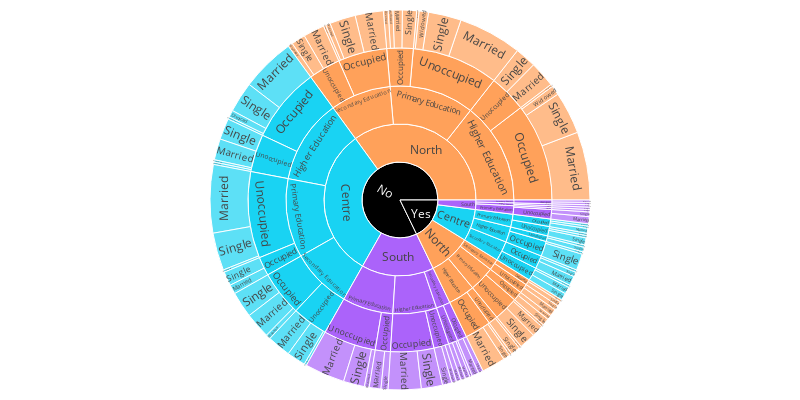

Notebook code for this chart:
### Markdown cell above
Another nice plot for visualizing categorical variables is the sunburst plot [[55]](https://plotly.com/python/sunburst-charts/) [[56]](https://python-charts.com/part-whole/sunburst-plotly/?utm_content=cmp-true) [[57]](https://plotly.com/python/setting-graph-size/). A sunburst plot provides a hierarchical view of data, representing nested categories with concentric circles. Each circle segment corresponds to a category, and the size of each segment reflects its proportion within the overall data. This type of plot is particularly useful for illustrating the relationships and compositions within categorical data, offering an insightful and visually appealing way to explore complex hierarchies. Sunburst plots are valuable for conveying both the distribution and the hierarchical structure of categorical variables in a single, intuitive visualization. The sunburst has been geenrated with the plotly library.

### Code cell
# Create a sunburst plot for violence against women dataset
fig = px.sunburst(
    violence_against_women_dataset, 
    path=['ViolenceOccurred', 'AreaOfResidence', 'Education level', 'Professional Status', 'Marital Status'],  # Hierarchy of categories
    color='AreaOfResidence',  # Color variable for differentiating segments
    color_discrete_map={'(?)': 'black', 'Lunch': 'gold', 'Dinner': 'darkblue'},  # Custom color mapping for specific values
    width=800, height=400  # Set the width and height of the plot
)

# Update layout for better appearance by adjusting margins
fig.update_layout(margin=dict(l=10, r=10, b=10, t=10))

# Show the sunburst plot
fig.show()

### Figure 1 — Plotly figure (JSON) as saved in the notebook; plotly's stock layout.template omitted (floating-point values rounded to 4 significant figures; data arrays with more than 128 entries replaced by an {"elided": "..."} marker saying what was removed)
{"data": [{"branchvalues": "total", "customdata": {"elided": "153x1 str values"}, "domain": {"x": [0, 1], "y": [0, 1]}, "hovertemplate": "labels=%{label}<br>count=%{value}<br>parent=%{parent}<br>id=%{id}<br>AreaOfResidence=%{customdata[0]}<extra></extra>", "ids": {"elided": "153 str values"}, "labels": {"elided": "153 str values"}, "marker": {"colors": {"elided": "153 str values"}}, "name": "", "parents": {"elided": "153 str values"}, "type": "sunburst", "values": {"elided": "153 int values"}}], "layout": {"height": 400, "legend": {"tracegroupgap": 0}, "margin": {"b": 10, "l": 10, "r": 10, "t": 10}, "width": 800}}
